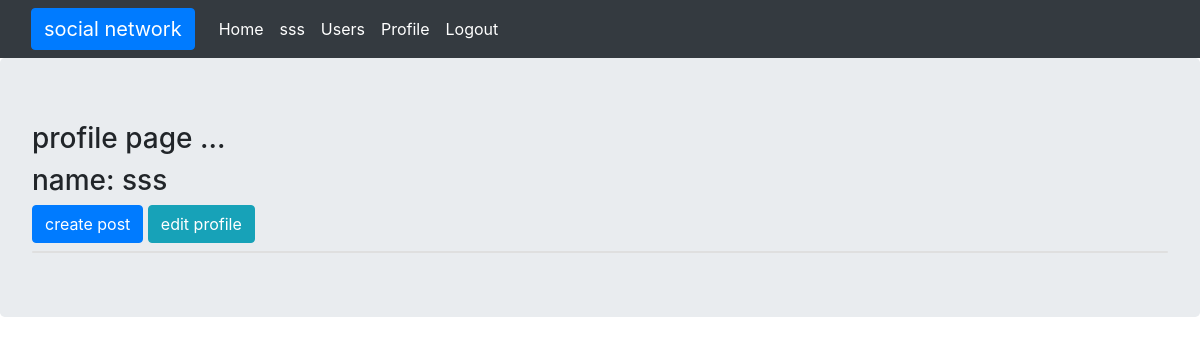
/profile_account/ (signed in), run on an earlier commit of the app's database.
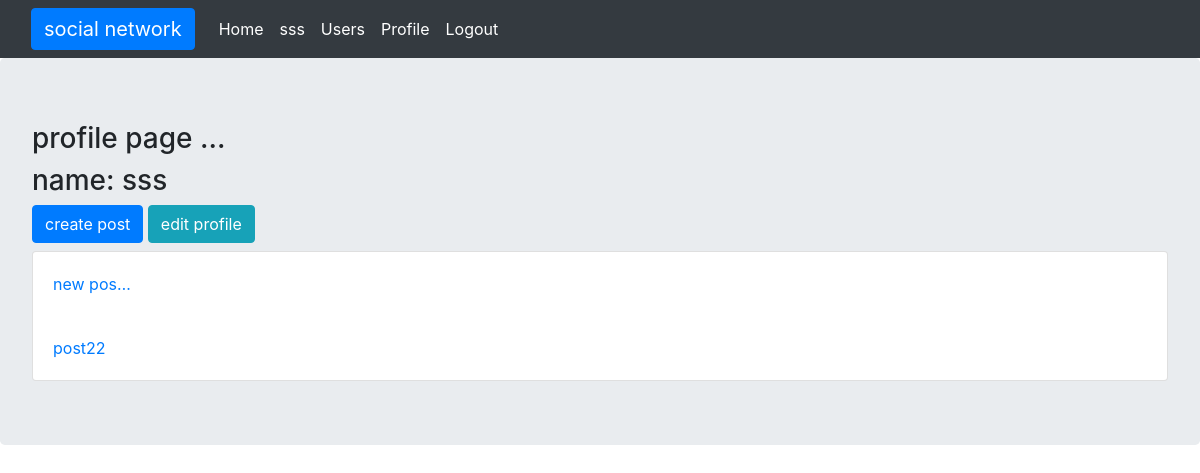
And on a later commit of the database.
### home/models.py (models this page shows, shortened)
class Post(models.Model):
    user = models.ForeignKey(User , on_delete = models.CASCADE)
    body = models.TextField()
    slug = models.SlugField()
    created = models.DateField(auto_now_add=True)
    updated = models.DateField(auto_now=True)
    class Meta:
        ordering  = ('-created',)
    def get_absolute_url(self):
        return reverse('home:post_detail',  args=(self.slug,))

### account/views.py (the view)
# urls.py: path('profile_account/', UserProfileView.as_view(), name='profile_account'),
class UserProfileView(LoginRequiredMixin, View):
    def get(sel, request):
        posts = request.user.post_set.all()
        return render(request, 'account/profile.html', {'posts': posts})

### account/templates/account/profile.html (shortened to what this page needs)
{% extends "base.html" %}
{% block content %}
<h3>profile page ... </h3>
<h3>name: {{request.user.username}} </h3>
<a class="btn btn-primary mb-2" href="{% url 'home:post_create'%}">create post</a>
<a class="btn btn-info mb-2" href="{% url 'account:edit_user' %}">edit profile</a>
  <div class="card">
        {% for post in posts  %}
        <a class="card-body" href="{{post.get_absolute_url}}">{{post.body | truncatechars:8}}</a>
        {% endfor %}
    </div>
{% endblock content %}

What changed in the data, as far as the page shows it:
added Post: body "new pos…"
added Post: body "post22"
